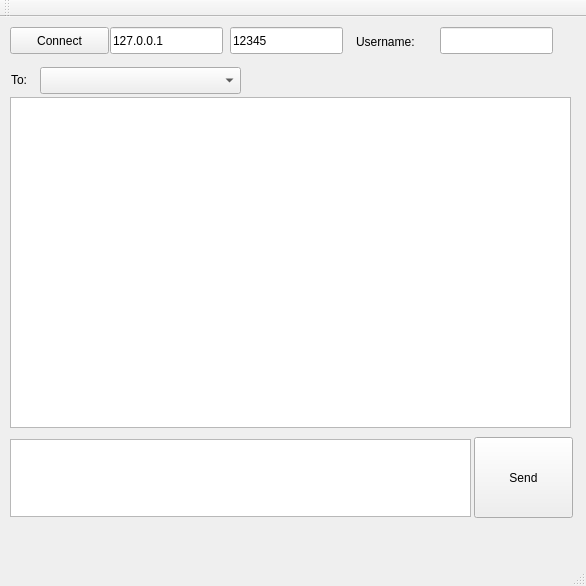
<?xml version="1.0" encoding="UTF-8"?>
<ui version="4.0">
 <class>MainWindow</class>
 <widget class="QMainWindow" name="MainWindow">
  <property name="geometry">
   <rect>
    <x>0</x>
    <y>0</y>
    <width>586</width>
    <height>586</height>
   </rect>
  </property>
  <property name="windowTitle">
   <string>MainWindow</string>
  </property>
  <widget class="QWidget" name="centralWidget">
   <widget class="QPushButton" name="sendbtn">
    <property name="geometry">
     <rect>
      <x>474</x>
      <y>420</y>
      <width>99</width>
      <height>81</height>
     </rect>
    </property>
    <property name="text">
     <string>Send</string>
    </property>
   </widget>
   <widget class="QTextEdit" name="message">
    <property name="geometry">
     <rect>
      <x>10</x>
      <y>422</y>
      <width>461</width>
      <height>78</height>
     </rect>
    </property>
   </widget>
   <widget class="QPushButton" name="pushButton">
    <property name="geometry">
     <rect>
      <x>10</x>
      <y>10</y>
      <width>99</width>
      <height>27</height>
     </rect>
    </property>
    <property name="text">
     <string>Connect</string>
    </property>
   </widget>
   <widget class="QComboBox" name="users">
    <property name="geometry">
     <rect>
      <x>40</x>
      <y>50</y>
      <width>201</width>
      <height>27</height>
     </rect>
    </property>
   </widget>
   <widget class="QLineEdit" name="host">
    <property name="geometry">
     <rect>
      <x>110</x>
      <y>10</y>
      <width>113</width>
      <height>27</height>
     </rect>
    </property>
    <property name="text">
     <string>127.0.0.1</string>
    </property>
   </widget>
   <widget class="QLineEdit" name="port">
    <property name="geometry">
     <rect>
      <x>230</x>
      <y>10</y>
      <width>113</width>
      <height>27</height>
     </rect>
    </property>
    <property name="text">
     <string>12345</string>
    </property>
   </widget>
   <widget class="QLineEdit" name="username">
    <property name="geometry">
     <rect>
      <x>440</x>
      <y>10</y>
      <width>113</width>
      <height>27</height>
     </rect>
    </property>
   </widget>
   <widget class="QLabel" name="label">
    <property name="geometry">
     <rect>
      <x>356</x>
      <y>15</y>
      <width>81</width>
      <height>20</height>
     </rect>
    </property>
    <property name="text">
     <string>Username: </string>
    </property>
   </widget>
   <widget class="QLabel" name="label_2">
    <property name="geometry">
     <rect>
      <x>11</x>
      <y>54</y>
      <width>31</width>
      <height>17</height>
     </rect>
    </property>
    <property name="text">
     <string>To:</string>
    </property>
   </widget>
   <widget class="QTextEdit" name="history">
    <property name="geometry">
     <rect>
      <x>10</x>
      <y>80</y>
      <width>561</width>
      <height>331</height>
     </rect>
    </property>
    <property name="readOnly">
     <bool>true</bool>
    </property>
    <property name="html">
     <string>&lt;!DOCTYPE HTML PUBLIC &quot;-//W3C//DTD HTML 4.0//EN&quot; &quot;http://www.w3.org/TR/REC-html40/strict.dtd&quot;&gt;
&lt;html&gt;&lt;head&gt;&lt;meta name=&quot;qrichtext&quot; content=&quot;1&quot; /&gt;&lt;style type=&quot;text/css&quot;&gt;
p, li { white-space: pre-wrap; }
&lt;/style&gt;&lt;/head&gt;&lt;body style=&quot; font-family:'Ubuntu'; font-size:11pt; font-weight:400; font-style:normal;&quot;&gt;
&lt;p style=&quot;-qt-paragraph-type:empty; margin-top:0px; margin-bottom:0px; margin-left:0px; margin-right:0px; -qt-block-indent:0; text-indent:0px;&quot;&gt;&lt;br /&gt;&lt;/p&gt;&lt;/body&gt;&lt;/html&gt;</string>
    </property>
   </widget>
  </widget>
  <widget class="QMenuBar" name="menuBar">
   <property name="geometry">
    <rect>
     <x>0</x>
     <y>0</y>
     <width>586</width>
     <height>25</height>
    </rect>
   </property>
  </widget>
  <widget class="QToolBar" name="mainToolBar">
   <attribute name="toolBarArea">
    <enum>TopToolBarArea</enum>
   </attribute>
   <attribute name="toolBarBreak">
    <bool>false</bool>
   </attribute>
  </widget>
  <widget class="QStatusBar" name="statusBar"/>
 </widget>
 <layoutdefault spacing="6" margin="11"/>
 <resources/>
 <connections/>
</ui>
